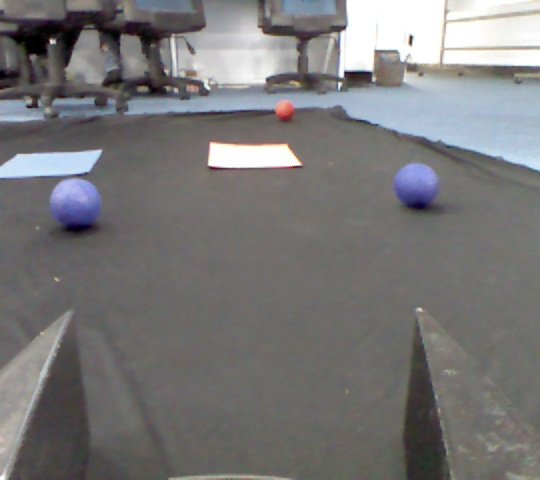
#> input picture src/new.jpg, 540 x 480 px
$ python test_image.py
#> lines starting #> are read from the running program, lines starting #| are printed output that depends on the picture
import cv2
from circle_workflows import Circle_Workflow, Hugh_circle_Workflow
from ball_finder_machine import Ball_Finder_Machine
from Robot_Vision import RobotVision
from computer_vision import Color_Filter
import numpy as np
rgb = cv2.imread("new.jpg")
#> rgb is the input picture: shape (480, 540, 3); mean B, G, R 119.6, 119.3, 120.2
# circle=Hugh_circle_Workflow()
# runner=Ball_Finder_Machine(circle,(256,256))
# image=robotvision.get_numpy_image_bgra(rgb)
h_sv = cv2.cvtColor(rgb, cv2.COLOR_BGR2HSV)
#> h_sv: shape (480, 540, 3); mean H, S, V 57.2, 20.8, 124.8
print(rgb.shape)
#| (480, 540, 3)

hl = 0
hh = 179
sl = 0
sh = 255


def change_hl(k):
    global hl
    hl = k


def change_hh(k):
    global hh
    hh = k


def change_sl(k):
    global sl
    sl = k


def change_sh(k):
    global sh
    sh = k


# [5 lines of commented-out code are left out]


x1=0
y1=280
x2=100
y2=280

def change_x1(k):
    global x1
    x1=k

def change_x2(k):
    global x2
    x2=k

def change_y1(k):
    global y1
    y1=k

def change_y2(k):
    global y2
    y2=k

# [4 lines of commented-out code are left out]

sampled_image=rgb[300:480, :540]
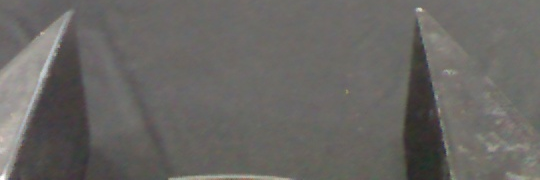
#> sampled_image: shape (180, 540, 3); mean B, G, R 99.4, 102.5, 104.6


while True:
    high = np.array([hh, sh, 255])
    low = np.array([hl, sl, 0])
    filtered_image = cv2.inRange(h_sv, low, high)
#> filtered_image: shape (480, 540); every value is 255
    cv2.imshow("debug", sampled_image)

    cv2.waitKey(1)

cv2.destroyAllWindows()
# print(runner.run(rgb))

$ run again, with src/0.png saved as src/new.jpg
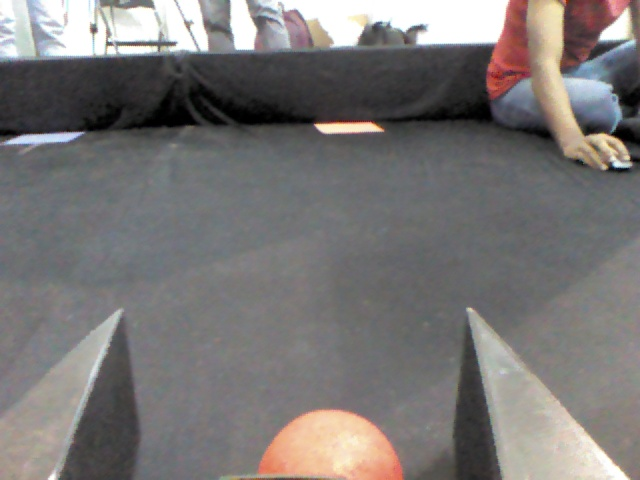
#> input picture src/0.png, 640 x 480 px
#> rgb is the input picture: shape (480, 640, 3); mean B, G, R 117.8, 118.7, 121.9
#> h_sv: shape (480, 640, 3); mean H, S, V 79.6, 20.7, 125.2
#| (480, 640, 3)
#> `sampled_image=rgb[300:480, :540]`:
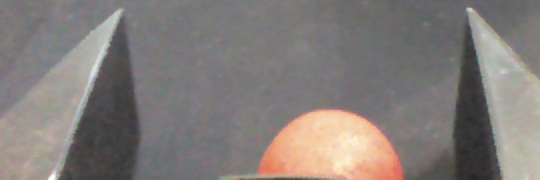
#> sampled_image: shape (180, 540, 3); mean B, G, R 121.5, 125, 131.3
#> filtered_image: shape (480, 640); every value is 255

$ run again, with src/1.png saved as src/new.jpg
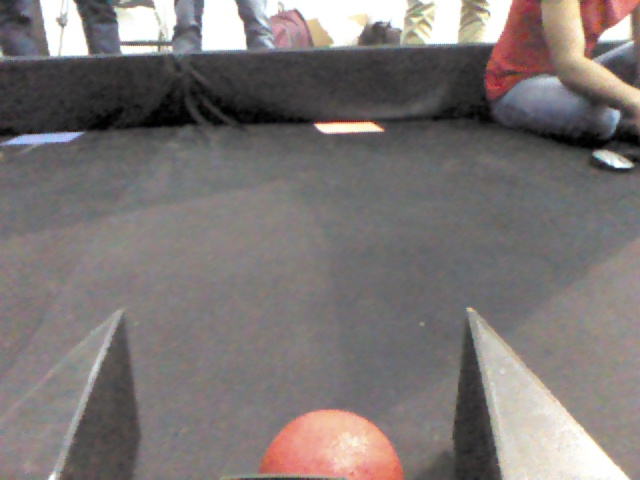
#> input picture src/1.png, 640 x 480 px
#> rgb is the input picture: shape (480, 640, 3); mean B, G, R 116.9, 118.2, 124.5
#> h_sv: shape (480, 640, 3); mean H, S, V 71.1, 21.8, 126.3
#| (480, 640, 3)
#> `sampled_image=rgb[300:480, :540]`:
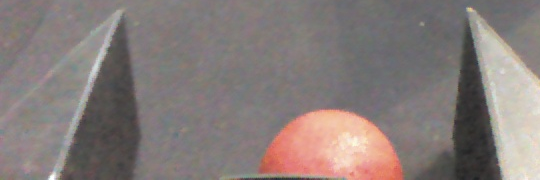
#> sampled_image: shape (180, 540, 3); mean B, G, R 122, 124.6, 134.6
#> filtered_image: shape (480, 640); every value is 255

$ run again, with src/10.png saved as src/new.jpg
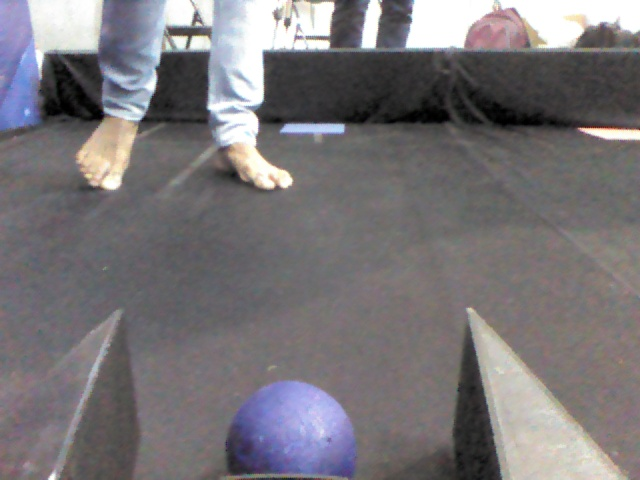
#> input picture src/10.png, 640 x 480 px
#> rgb is the input picture: shape (480, 640, 3); mean B, G, R 120.6, 117.3, 120.8
#> h_sv: shape (480, 640, 3); mean H, S, V 85.6, 22, 126
#| (480, 640, 3)
#> `sampled_image=rgb[300:480, :540]`:
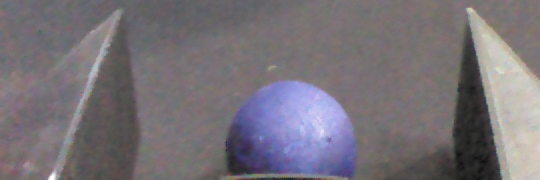
#> sampled_image: shape (180, 540, 3); mean B, G, R 120.2, 113.7, 119
#> filtered_image: shape (480, 640); every value is 255
